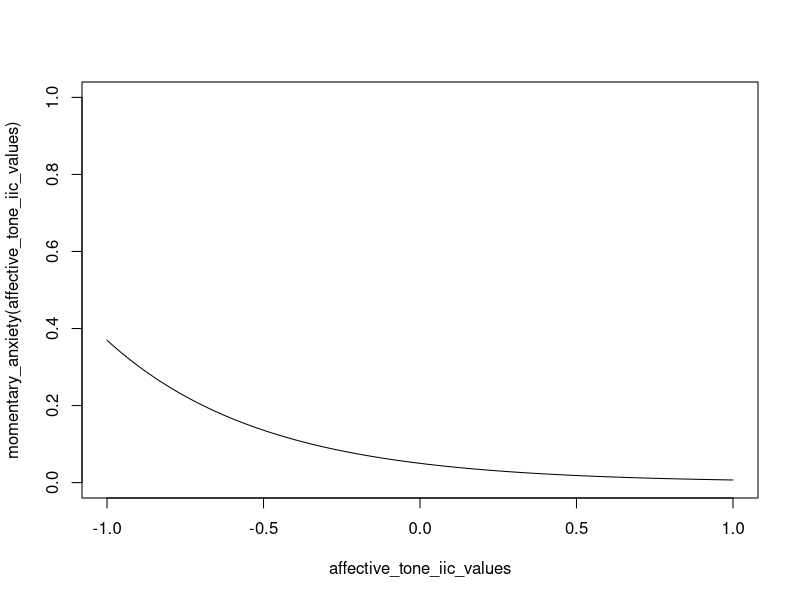
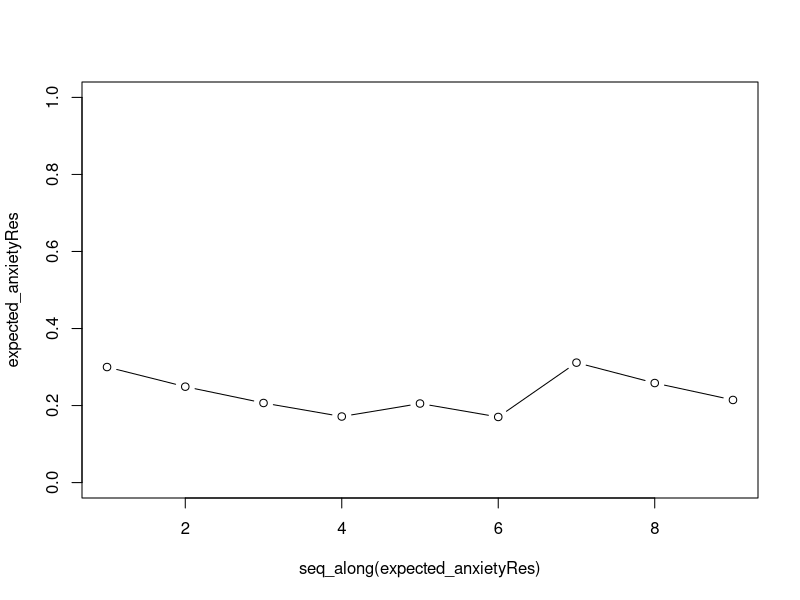

These figures' R source, in order:

#------------------------------------------------------------
# single path formulae
#------------------------------------------------------------

#' Compute the updated expected anxiety
#'
#' @param momentary_anxiety The momentary anxiety, on a scale from 0 to 1
#' @param previous_expected_anxiety The previous expected anxiety, on a scale from 0 to 1
#' @param alpha A factor that shifts the weight between the momentary anxiety (alpha=1) and the previous expected anxiety (alpha=0) when the updated expected anxiety is computed.
expected_anxiety <- function(momentary_anxiety, previous_expected_anxiety, alpha=0.5) {
  momentary_anxiety*alpha + previous_expected_anxiety*(1-alpha)
}

#' ALTERNATIVE: Compute the updated expected anxiety
#'
#' @param momentary_anxiety The momentary anxiety, on a scale from 0 to 1
#' @param previous_expected_anxiety The previous expected anxiety, on a scale from 0 to 1
#' @param previous_experience Number of previous experiences, should increase through IIC
expected_anxiety_alternative <- function(momentary_anxiety, previous_expected_anxiety, previous_experience = 1) {
  alpha <- 1 / (1 + 0.1 * previous_experience)
  momentary_anxiety*alpha + previous_expected_anxiety*(1-alpha)
}

#' Compute the momentary anxiety 
#'
#' @param affective_tone_iic The affective tone of the iic, on a scale from 0 to 1
momentary_anxiety <- function(affective_tone_iic) {
  0.05*exp(-2*affective_tone_iic)
}

#' Compute the affective tone of iic
#'
#' @param affective_tone_instruction The affective tone of instruction, on a scale from -1 to 1
#' @param expected_anxiety The expected anxiety, on a scale from 0 to 1
#' @param beta_instruction Regression slope of the effect of the affective tone of instruction 
#' @param beta_anxiety Regression slope of the effect of the expected anxiety
#' @param beta_interaction Regression slope of the interaction between expected anxiety and the tone of instruction
affective_tone_iic <- function(affective_tone_instruction,
                       expected_anxiety,
                       beta_instruction=1,
                       beta_anxiety=-1,
                       beta_interaction=-0.3) {

    beta_instruction*affective_tone_instruction +
    beta_anxiety*expected_anxiety +
    beta_interaction*expected_anxiety*affective_tone_instruction
}

#' Compute the resulting approach tendency
#'
#' @param expected_anxiety The expected anxiety, on a scale from 0 to 1
approach_tendency <- function(expected_anxiety) {
  exp(-5 * expected_anxiety)
}


#------------------------------------------------------------
# Simulation
#------------------------------------------------------------
person <- c(expected_anxiety = 0.2, alpha = 0.3)


iic_iteration <- function(affective_tone_instruction, person) {
  ati <- affective_tone_iic(affective_tone_instruction, person$expected_anxiety)
  ma <- momentary_anxiety(affective_tone_iic = ati)
  ea <- expected_anxiety(momentary_anxiety = ma, 
                        previous_expected_anxiety = person$expected_anxiety, 
                        alpha = person$alpha)

  c(expected_anxiety = ea, alpha = person$alpha)
}

iic_intervention <- function(num_iterations, person, affective_tone_instruction) {
  for (i in seq_len(num_iterations)) {
    person <- iic_iteration(affective_tone_instruction, person)
  }
  
  person
}

#------------------------------------------------------------
# Plots for testing
#------------------------------------------------------------

affective_tone_iic_values <- seq(-1, 1, by=.01)
plot(affective_tone_iic_values, momentary_anxiety(affective_tone_iic_values), xlim=c(-1, 1), ylim=c(0, 1), type="l")

# test a sequence of momentary anxieties
momentary_anxietySeq <- c(0, 0, 0, 0.37, 0, 1, 0, 0)

expected_anxietyRes <- c(0.3, rep(NA, length(momentary_anxietySeq)))

for (i in seq_along(momentary_anxietySeq)) {
  expected_anxietyRes[i+1] <- expected_anxiety(momentary_anxietySeq[i], expected_anxietyRes[i], alpha=0.17)
}

plot(seq_along(expected_anxietyRes), expected_anxietyRes, type="b", ylim=c(0, 1))

affective_tone_iic(affective_tone_instruction=c(0, 0, 0, 1, 1, 1),
           expected_anxiety=c(0, .5, 1, 0, .5, 1))
